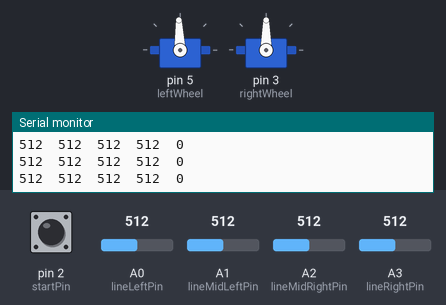
This sketch was run on a simulated Arduino Uno, built with avr-gcc and run on an emulated ATmega328P. On the bench: 2 × servo, the last lines printed to the serial monitor. The test bench sets the inputs (shaded band); at power-on: pin 2 (startPin) LOW, A1 (lineMidLeftPin) = 512, A2 (lineMidRightPin) = 512, A0 (lineLeftPin) = 512, A3 (lineRightPin) = 512.

Above: at 1.2 s.
1.3 s: pin 2 (startPin) pulled HIGH for 0.15 s
At 2.3 s:
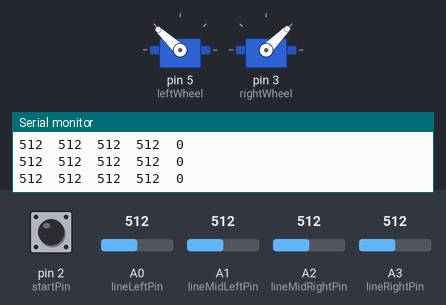
2.9 s: A1 (lineMidLeftPin) set to 320
4.4 s: A1 (lineMidLeftPin) set to 302
At 5.6 s:
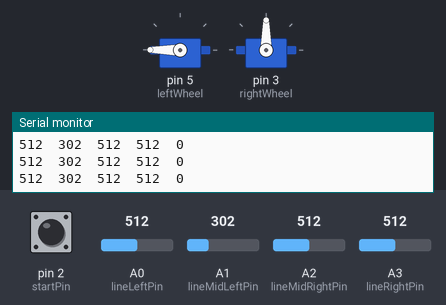
5.9 s: A2 (lineMidRightPin) set to 485
At 7.1 s:
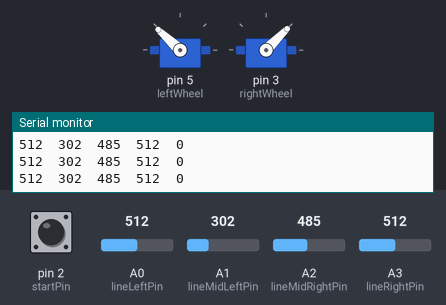
8.9 s: A2 (lineMidRightPin) set to 110
11.9 s: A2 (lineMidRightPin) set to 95
At 13.1 s:
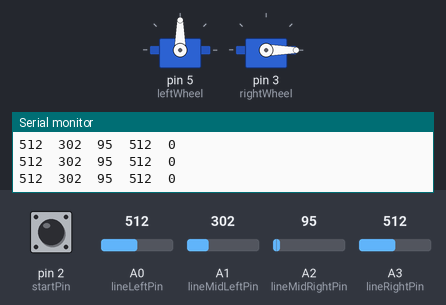
Timing chart, 0 to 14.4 s (numbered marks = the images above; inputs shaded):
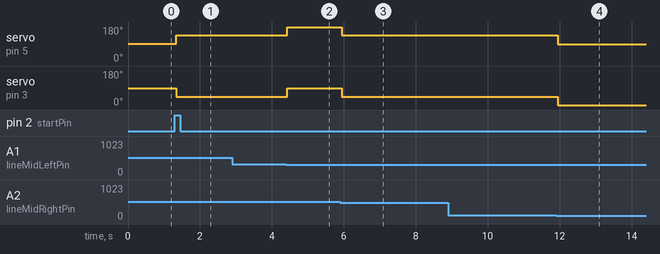

Measured:
- the behaviour switches between 313 and 312 on A1 (lineMidLeftPin) (found by bisection; images 1 and 2)
- the behaviour switches between 502 and 501 on A2 (lineMidRightPin) (found by bisection; images 2 and 3)
- the behaviour switches between 103 and 102 on A2 (lineMidRightPin) (found by bisection; images 3 and 4)
- after the input at 1.3 s, servo on pin 5 (leftWheel): 92° → 137° at once; servo on pin 3 (rightWheel): 90° → 45° at once
- after the input at 4.4 s, servo on pin 5 (leftWheel): 137° → 180° at once; servo on pin 3 (rightWheel): 45° → 90° at once
- after the input at 5.9 s, servo on pin 5 (leftWheel): 180° → 137° at once; servo on pin 3 (rightWheel): 90° → 45° at once
- after the input at 11.9 s, servo on pin 5 (leftWheel): 137° → 90° at once; servo on pin 3 (rightWheel): 45° → 0° at once

The sketch:

tests.ino
```cpp
#include <Servo.h>
Servo leftWheel, rightWheel;
int startPin = 2;
int lineMidLeft, lineMidRight, lineRight, lineLeft;             //Line Sensor Values Variables
int lineMidLeftPin, lineMidRightPin, lineRightPin, lineLeftPin; // Analog pins with line sensors
int toleranceForward = 200; //
int blackDetect = 700;      // Threshold above which sensors are reading a black line
int turn = 0;               // Determines stage of 8-figure turn, values 0-7
boolean startFlag = false;  // Set by pressing button, starts operation of robot.

void setup() {
  // Setup Serial and pin directions
  Serial.begin(9600);
  pinMode(startPin, INPUT);
  // Initialize system variables
  //Setup servos, pin 5 left wheel, pin 3 right wheel
  leftWheel.attach(5);
  rightWheel.attach(3);
  lineMidLeftPin = A1;
  lineMidRightPin = A2;
  lineRightPin = A3;
  lineLeftPin = A0;
}

void loop() {
  if (!startFlag){
    if (digitalRead(startPin) == HIGH) startFlag = true;
    leftWheel.write(92);  //Stop left wheel moving
    rightWheel.write(90); //Stop right wheel forward
  }

  //Update line sensor values
  lineMidLeft = analogRead(lineMidLeftPin); lineMidRight = analogRead(lineMidRightPin);
  lineLeft = analogRead(lineLeftPin); lineRight = analogRead(lineRightPin);
  printSensors();

  // Robot has begun
  if (startFlag){
      if (turn == 8) turn = 0; //Reset turn to 0 if it finishes 8 turns of figure eight

      // Detect a crossroads
      if (lineLeft > blackDetect && lineRight > blackDetect) { //left and right sensors
        Serial.println("TURN!");
        leftTurn();
      }

      // Detects that it's on the black line
      else if ((abs(lineMidLeft - lineMidRight) < toleranceForward))walkForward();

      // If not on the black line, readjust
      else if (lineMidLeft >= lineMidRight) leftDrift();
      else if (lineMidLeft < lineMidRight)  rightDrift();
  }
}

void printSensors(){
    // Used for debugging
    // Prints line sensor values left to right
  Serial.print(lineLeft);
  Serial.print("  ");
  Serial.print(lineMidLeft);
  Serial.print("  ");
  Serial.print(lineMidRight);
  Serial.print("  ");
  Serial.print(lineRight);
  Serial.print("  ");
  Serial.print(turn);
  Serial.print("  ");
  Serial.println();
}
```

MoveFunctions.ino
```cpp
// Complete 90 degree left turn at intersection
void leftTurn(){
  char turnFlag = 0;
  walkForward();
  delay(200);
  while (turnFlag < 2) {
    leftTurnFast(); //Begin turning left
    delay(100);
    //Update needed sensor values
    lineMidLeft = analogRead(lineMidLeftPin);
    //Test necessary conditions for completion of left turn
    if (turnFlag == 0 && lineMidLeft  < blackDetect) turnFlag = 1;
    if (turnFlag == 1 && lineMidLeft  > blackDetect) turnFlag = 2;
  }
}

// Complete 90 degree right turn at intersection
void rightTurn(){
  bool turnDone = false;
  walkForward();
  delay(200);
  while (! turnDone) {
    rightTurnFast(); ///Begin turning right
    delay(100);
    //Update needed sensor values
    lineMidRight = analogRead(lineMidRightPin);

    //Test necessary conditions for completion of right turn
    if (lineMidRight  > blackDetect) turnDone = true;
  }
}

void keepStraight(){
  char turnFlag = 1;
  while (turnFlag) {
    walkForward();
    lineLeft = analogRead(lineLeftPin); lineRight = analogRead(lineRightPin);
    if (lineLeft < blackDetect && lineRight < blackDetect) turnFlag = 0;
  }
}

void walkForward(){ //Moving forward full speed
  leftWheel.write(137);  //137-92 = 45
  rightWheel.write(45);
}

void leftTurnSlow(){ //Slow turn: turn left with just one wheel
  leftWheel.write(92); //Stop left wheel moving
  rightWheel.write(0); //Move right wheel forward
}

void rightTurnSlow(){ //Slow turn: turn right with one wheel
  leftWheel.write(180); //Move left wheel forward
  rightWheel.write(90); //Stop right wheel moving
}

void leftTurnFast(){ //Fast turn: turn left with both wheels
  leftWheel.write(0);   //Move left wheel backward
  rightWheel.write(0);  //Move right wheel forward
}

void rightTurnFast(){ //Fast turn: turn right with both wheels
  leftWheel.write(180); //Move left wheel forward
  rightWheel.write(180);//Move right wheel backward
}


void leftDrift(){
  leftWheel.write(90);
  rightWheel.write(0);
}

void rightDrift(){
  leftWheel.write(180); //
  rightWheel.write(90); //
}
```
